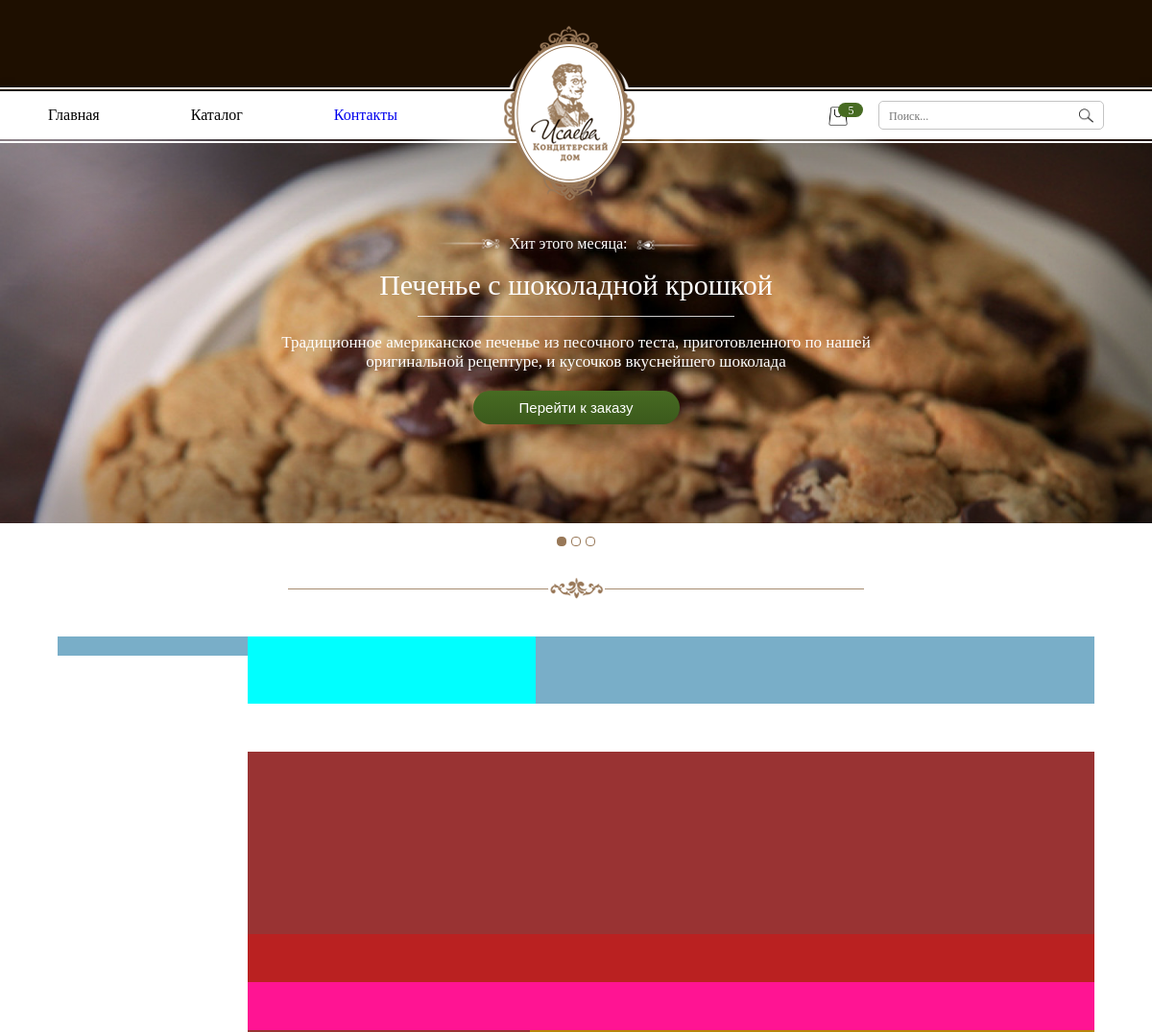
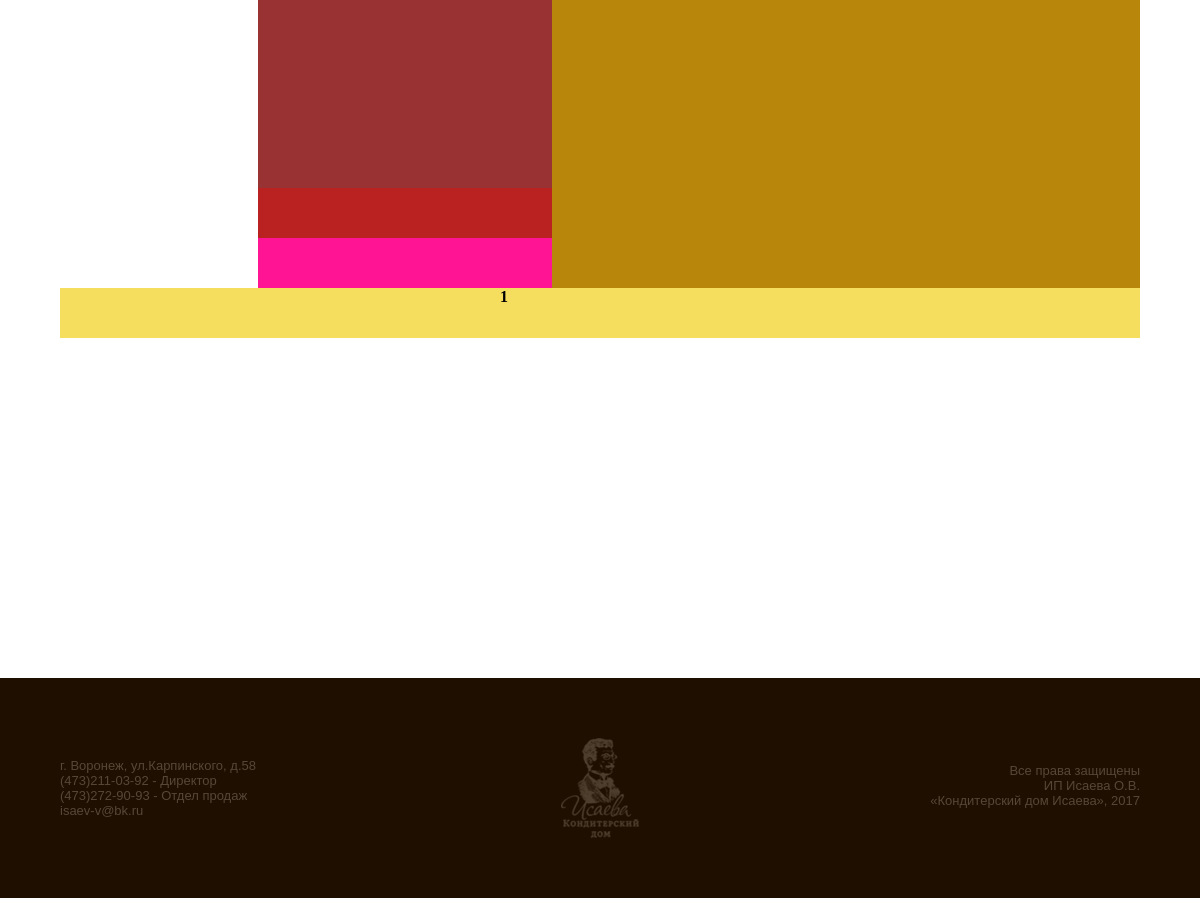
The page /catalog/11/ on the database its author committed (2 pictures, top to bottom).
### cookie/models.py (models this page shows, shortened)
class Product(models.Model):
    name = models.CharField(max_length=250, verbose_name='Имя')
    photo_for_slider = models.ImageField(upload_to='cookie/media', null=True, blank=True)
    description = models.TextField(null=True)
    alter_descript = models.TextField(null=True)
    price = models.FloatField(default=0)
    date_upload = models.DateTimeField(default=timezone.now())
    display = models.BooleanField(default=False)
    hit = models.BooleanField(default=False)
    for_main = models.BooleanField(default=False)
    category = models.ForeignKey(Category, on_delete=models.CASCADE)

### cookie/views.py (the view)
# urls.py: url(r'^catalog/(?P<category_id>[0-9]+)/$', views.catalog, name='catalog'),
def catalog(request, category_id):
    if request.session.get('uuid', None) is None:
        request.session['uuid'] = str(uuid.uuid4())
    else:
        print(request.session['uuid'])
    product_list = Product.objects.filter(category=category_id)
    paginator = Paginator(product_list, 9)
    page = request.GET.get('page')
    try:
        products = paginator.page(page)
    except PageNotAnInteger:
        products = paginator.page(1)
    except EmptyPage:
        products = paginator.page(paginator.num_pages)
    context = dict(
        products=products,
    )
    return render(request, 'cookie/catalog.html', context=context)

### cookie/context_processors/slider.py (called while the page is built)
def _hits(request):
    hits = Product.objects.filter(hit=True).order_by('-date_upload')
    return {'hits': hits}

### cookie/templates/cookie/catalog.html (shortened to what this page needs)
{% extends 'cookie/base.html' %}
{% block content %}
    <div class="body-wrapp catalog">
        <div class="catalog-wrapp">
        <div class="left-menu"></div>
        <div class="product-list">
            <div class="row-our-production-in-catalog">
                    <div class="row-title-in-catalog row-title-our-production-in-catalog">
                        <div class="title-in-catalog title-our-production-in-catalog"></div>
                    </div>
                    <div class="space row-after-title-procucts-in-catalog"></div>
                    {% for product in products %}
                        <div class="product-wight product-in-catalog">
                            <div class="product-wight product-pic-in-catalog"></div>
                            <div class="product-wight product-descript-in-catalog">
                                <div class="product-wight name-product-in-catalog"></div>
                                <div class="product-wight text-product-in-catalog"></div>
                            </div>
                        </div>
                    {% endfor %}
                </div>
        </div>
        </div>
        <div class="pagination-wrapp">
                <div class="pagination">
                {% for num in products.paginator.page_range %}
                    {% if num == products.number %}
                    <span class="current"><b>{{ num }}</b></span>
                    {% else %}
                    <a href="?page={{ num }}"> {{ num }}</a>
                    {% endif %}
                {% endfor %}
                </div>
        </div>
    </div>
<div class="space space-after-catalog"></div>
{% endblock content %}

### cookie/templates/cookie/base.html (shortened to what this page needs)
<!DOCTYPE html>
{% load staticfiles %}
<html lang="en">
<head>
    <link rel="stylesheet" href="{% static 'cookie/css/cookie_index.css' %}" />
    <link href="{% static 'cookie/js/jquery_slider/jquery.bxslider.css' %}" rel="stylesheet" />
</head>
<body>
    <div class="main-wrapp">
        <div class="wrapper">
            <div class="wrapp-menu">
                <div class="menu">
                    <div class="wrapp-left-menu">
                        <div class="menu-elem menu-elem-left menu-main"><a>Главная</a></div>
                        <div class="menu-elem menu-elem-left menu-catalog"><a>Каталог</a></div>
                        <div class="menu-elem menu-elem-left menu-contact"><a id="go" href="#">Контакты</a></div>
                    </div>
                    <div class="wrapp-logo">
                        <div class="logo">
                        </div>
                    </div>
                    <div class="wrapp-right-menu">
                        <div class="menu-elem menu-elem-right menu-search">
                            <div class="search-field">
                                <input type="text" placeholder  ="Поиск...">
                                <img src="{% static 'cookie/img/search.png' %}">
                            </div>
                        </div>
                        <div class="menu-elem menu-elem-right menu-basket">
                            <div class="count-basket"><p>5</p></div>
                            <div class="basket-field">
                                <img src="{% static 'cookie/img/basket.png' %}">
                            </div>
                        </div>
                    </div>
                </div>
            </div>
            <div class="wrapp-slide">
                <div class="slider">
                    <ul class="bxslider">
                        {% for hit in hits %}
                      <li>
                          <div class="slide"><img src="{{ hit.photo_for_slider.url }}" />
                          <div class="hit-week">
                              <div class="row-hit-top-text">
                              <div class="row-hit-this-month">
                                  <div class="rushechka rushechka-left"><img src="{% static 'cookie/img/arrow.png' %}" /></div>
                                  <div class="hit-this-month"><p>Хит этого месяца:</p></div>
                                  <div class="rushechka rushechka-right"><img src="{% static 'cookie/img/arrow.png' %}" /></div>
                              </div>
                              </div>
                              <div class="row-title-hit-month"><p>{{ hit.name }}</p></div>
                              <div class="row-line-after-title-hit-month">
                                  <div class="line-after-title-hit-month"></div>
                              </div>
                              <div class="row-descript-hit-month">
                                  <div class="descript-hit-month">
                                      <p>{{ hit.alter_descript }}</p>
                                  </div>
                              </div>
                              <div class="row-button-hit-month">
                                  <div class="button-hit-wrap">
                                  <a class="button-hit-month" id="go" href="#">
                                      <div class="button-hit-month"><p>Перейти к заказу</p></div>
                                  </a>
                                  </div>
                              </div>
                          </div>
                          </div>
                      </li>
                        {% endfor %}
                    </ul>
                </div>
            </div>
                <div class="space row-after-slider"></div>
                <div class="divide-wrapp">
                    <div class="divide">
                        <div class="wrapp-figure">
                            <div class="figure">
                                <img src="{% static 'cookie/img/divide.png' %}" />
                            </div>
                        </div>
                    </div>
                </div>
                <div class="space row-after-divide"></div>
                {% block content %}
                {% endblock %}
            <div class="footer">
                <div class="footer-wrapp">
                    <div class="footer-part footer-left-part">
                        <p>
                            г. Воронеж, ул.Карпинского, д.58<br/>
                            (473)211-03-92 - Директор<br/>
                            (473)272-90-93 - Отдел продаж<br/>
                            isaev-v@bk.ru
                        </p>
                    </div>
                    <div class="footer-part footer-center-part">
                        <img src="{% static 'cookie/img/logo_podval.png' %}" />
                    </div>
                    <div class="footer-part footer-right-part">
                        <p>
                            Все права защищены<br/>
                            ИП Исаева О.В.<br/>
                            &laquo;Кондитерский дом Исаева&raquo;, 2017
                        </p>
                    </div>
                </div>
            </div>
        </div>
    </div>
</body>
</html>

### rows shown on the page
Product: photo_for_slider (picture), name "Печенье с шоколадной крошкой", alter_descript "Традиционное американское печенье из песочного теста, приготовленного по нашей оригинальной рецептуре, и кусочков вкуснейшего шоколада"

### other values the page prints
{{ num }} "1"
